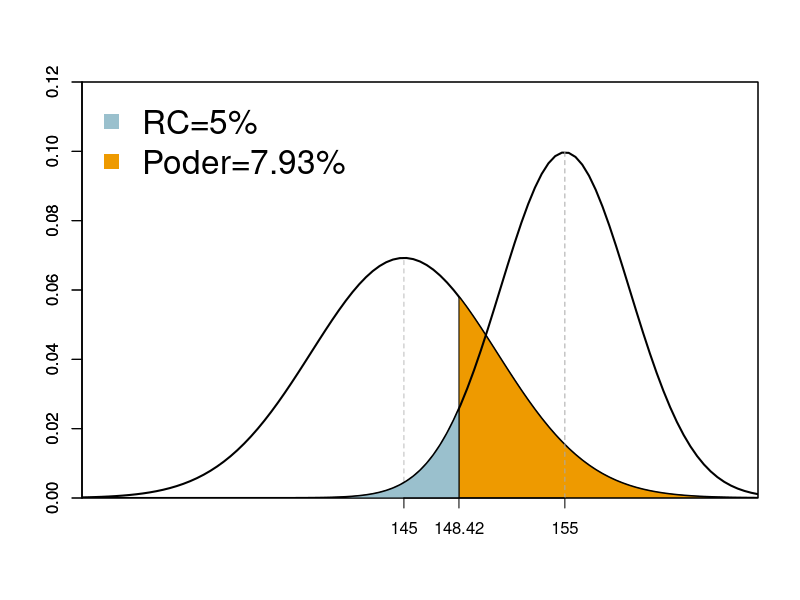
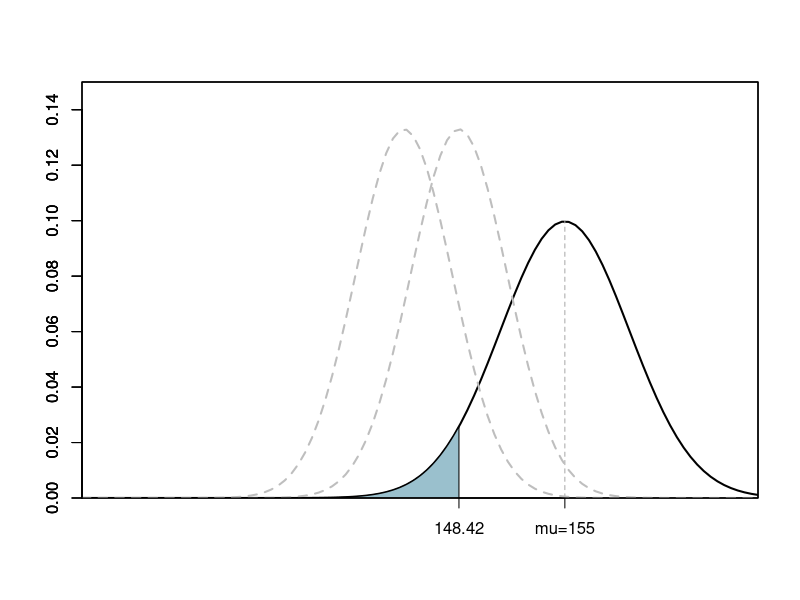
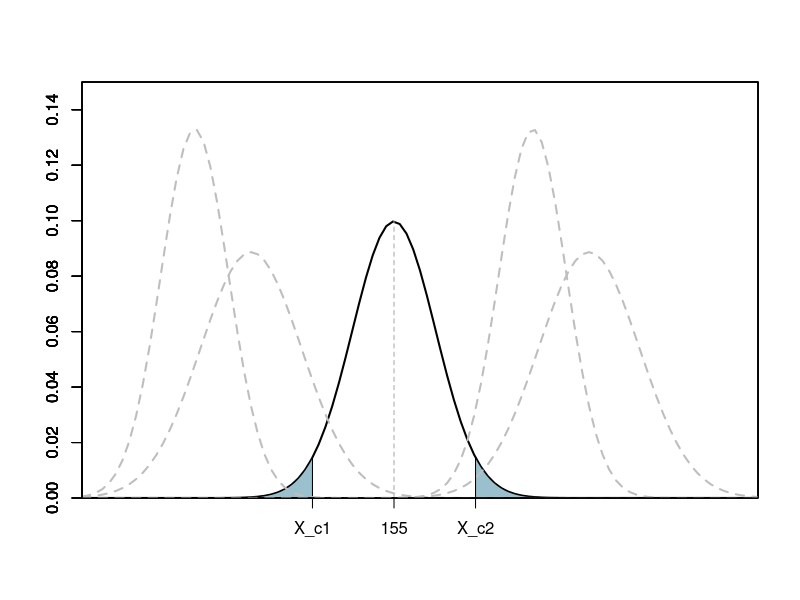

Write the R code that produced these figures, in order.
# Subject: EDA
# Lecture: Graphs
# Author: Vinicius Osterne (www.osterne.com)



#https://rpubs.com/EstatBasica/Cap12

x<-seq(125,167,0.1)  # eixo X do gráfico
regiao1=seq(148.42,167,0.01) # Regiao a ser sombreada na figura
cord.x <- c(min(regiao1),regiao1,max(regiao1))  # coordenadas X da regiao
cord.y <- c(0,dnorm(regiao1,mean=145,sd=5.76),0)  # coordenadas Y da regiao
curve(dnorm(x,mean=145,sd=5.76),xlim=c(125,167),ylim=c(0,0.12),xlab="",ylab="",xaxs="i",yaxs="i",col="black",lwd=2, xaxt='n')  # Curva da distribuicao normal
polygon(cord.x,cord.y,col='orange2') # plotando a regiao
lines(x=c(145,145),y=c(0,dnorm(145,145,5.76)),col="gray",lty=2) # linha vertical da media  

par(new=TRUE) # inserindo a segunda curva 
regiao2=seq(125,148.42,0.01) # Regiao a ser sombreada na figura
cord.x <- c(min(regiao2),regiao2,max(regiao2))
cord.y <- c(0,dnorm(regiao2,mean=155,sd=4),0) 
curve(dnorm(x,mean=155,sd=4),xlim=c(125,167),ylim=c(0,0.12),xlab="",ylab="",xaxs="i",yaxs="i",col="black",lwd=2, xaxt='n') 
polygon(cord.x,cord.y,col='lightblue3')
lines(x=c(155,155),y=c(0,dnorm(155,155,4)),col="darkgray",lty=2)
axis(side=1,at = c(145,148.42,155), labels = c("145","148.42","155")) # 'labels' do eixo X
legend("topleft", legend=c("RC=5%", "Poder=7.93%"), pch=c(15,15), col=c("lightblue3","orange2"), cex=2, bty = "n") # legenda




x<-seq(125,167,0.1)
regiao1=seq(125,148.42,0.01) # Regiao a ser sombreada na figura
cord.x <- c(min(regiao1),regiao1,max(regiao1))
cord.y <- c(0,dnorm(regiao1,mean=155,sd=4),0) 
curve(dnorm(x,mean=155,sd=4),xlim=c(125,167),ylim=c(0,0.15),xlab="",ylab="",xaxs="i",yaxs="i",col="black",lwd=2, xaxt='n') 

polygon(cord.x,cord.y,col='lightblue3')
lines(x=c(155,155),y=c(0,dnorm(155,155,4)),col="darkgray",lty=2)
axis(side=1,at = c(148.42,155), labels = c("148.42","mu=155"))

par(new=TRUE)

# Curva tracejada
curve(dnorm(x,mean=148.42,sd=3),xlim=c(125,167),ylim=c(0,0.15),xlab="",ylab="",xaxs="i",yaxs="i",col="gray",lty=2, lwd=2, xaxt='n') 

par(new=TRUE)
# Curva tracejada
curve(dnorm(x,mean=145,sd=3),xlim=c(125,167),ylim=c(0,0.15),xlab="",ylab="",xaxs="i",yaxs="i",col="gray",lty=2, lwd=2, xaxt='n') 




x<-seq(130,190,0.1)
regiao2=seq(130,147.16,0.01)
regiao1=seq(162.84,190,0.01)
cord.x1 <- c(min(regiao1),regiao1,max(regiao1))
cord.x2 <- c(min(regiao2),regiao2,max(regiao2))
cord.y1 <- c(0,dnorm(regiao1,mean=155,sd=4),0) 
cord.y2 <- c(0,dnorm(regiao2,mean=155,sd=4),0) 
curve(dnorm(x,mean=155,sd=4),xlim=c(125,190),ylim=c(0,0.15),xlab="",ylab="",xaxs="i",yaxs="i",lwd=2, xaxt='n') 
polygon(cord.x1,cord.y1,col='lightblue3')
polygon(cord.x2,cord.y2,col='lightblue3')
lines(x=c(155,155),y=c(0,dnorm(155,155,4)),col="darkgray",lty=2)
axis(side=1,at = c(147.16,155,162.84), 
     labels = c("X_c1","155","X_c2"))

par(new=TRUE)
# Curva tracejada
curve(dnorm(x,mean=145,sd=4.5),xlim=c(130,190),ylim=c(0,0.15),xlab="",ylab="",xaxs="i",yaxs="i",col="gray",lty=2, lwd=2, xaxt='n') 
par(new=TRUE)
# Curva tracejada
curve(dnorm(x,mean=140,sd=3),xlim=c(130,190),ylim=c(0,0.15),xlab="",ylab="",xaxs="i",yaxs="i",col="gray",lty=2, lwd=2, xaxt='n') 
par(new=TRUE)
# Curva tracejada
curve(dnorm(x,mean=170,sd=3),xlim=c(130,190),ylim=c(0,0.15),xlab="",ylab="",xaxs="i",yaxs="i",col="gray",lty=2, lwd=2, xaxt='n') 
par(new=TRUE)
# Curva tracejada
curve(dnorm(x,mean=175,sd=4.5),xlim=c(130,190),ylim=c(0,0.15),xlab="",ylab="",xaxs="i",yaxs="i",col="gray",lty=2, lwd=2, xaxt='n') 

